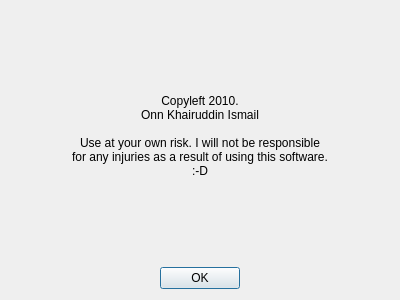
<?xml version="1.0" encoding="UTF-8"?>
<ui version="4.0">
 <class>AboutDlg</class>
 <widget class="QDialog" name="AboutDlg">
  <property name="geometry">
   <rect>
    <x>0</x>
    <y>0</y>
    <width>400</width>
    <height>300</height>
   </rect>
  </property>
  <property name="windowTitle">
   <string>Dialog</string>
  </property>
  <layout class="QVBoxLayout" name="verticalLayout">
   <item>
    <spacer name="verticalSpacer_2">
     <property name="orientation">
      <enum>Qt::Vertical</enum>
     </property>
     <property name="sizeHint" stdset="0">
      <size>
       <width>20</width>
       <height>40</height>
      </size>
     </property>
    </spacer>
   </item>
   <item>
    <widget class="QLabel" name="label">
     <property name="text">
      <string>Copyleft 2010.
Onn Khairuddin Ismail

Use at your own risk. I will not be responsible
for any injuries as a result of using this software.
:-D</string>
     </property>
     <property name="alignment">
      <set>Qt::AlignCenter</set>
     </property>
    </widget>
   </item>
   <item>
    <spacer name="verticalSpacer">
     <property name="orientation">
      <enum>Qt::Vertical</enum>
     </property>
     <property name="sizeHint" stdset="0">
      <size>
       <width>20</width>
       <height>40</height>
      </size>
     </property>
    </spacer>
   </item>
   <item>
    <layout class="QHBoxLayout" name="horizontalLayout">
     <item>
      <spacer name="horizontalSpacer">
       <property name="orientation">
        <enum>Qt::Horizontal</enum>
       </property>
       <property name="sizeHint" stdset="0">
        <size>
         <width>40</width>
         <height>20</height>
        </size>
       </property>
      </spacer>
     </item>
     <item>
      <widget class="QPushButton" name="bnOK">
       <property name="text">
        <string>OK</string>
       </property>
       <property name="icon">
        <iconset resource="resource.qrc">
         <normaloff>:/img/EXCLAIM</normaloff>:/img/EXCLAIM</iconset>
       </property>
       <property name="iconSize">
        <size>
         <width>32</width>
         <height>32</height>
        </size>
       </property>
       <property name="default">
        <bool>true</bool>
       </property>
      </widget>
     </item>
     <item>
      <spacer name="horizontalSpacer_2">
       <property name="orientation">
        <enum>Qt::Horizontal</enum>
       </property>
       <property name="sizeHint" stdset="0">
        <size>
         <width>40</width>
         <height>20</height>
        </size>
       </property>
      </spacer>
     </item>
    </layout>
   </item>
  </layout>
 </widget>
 <resources>
  <include location="resource.qrc"/>
 </resources>
 <connections/>
</ui>
